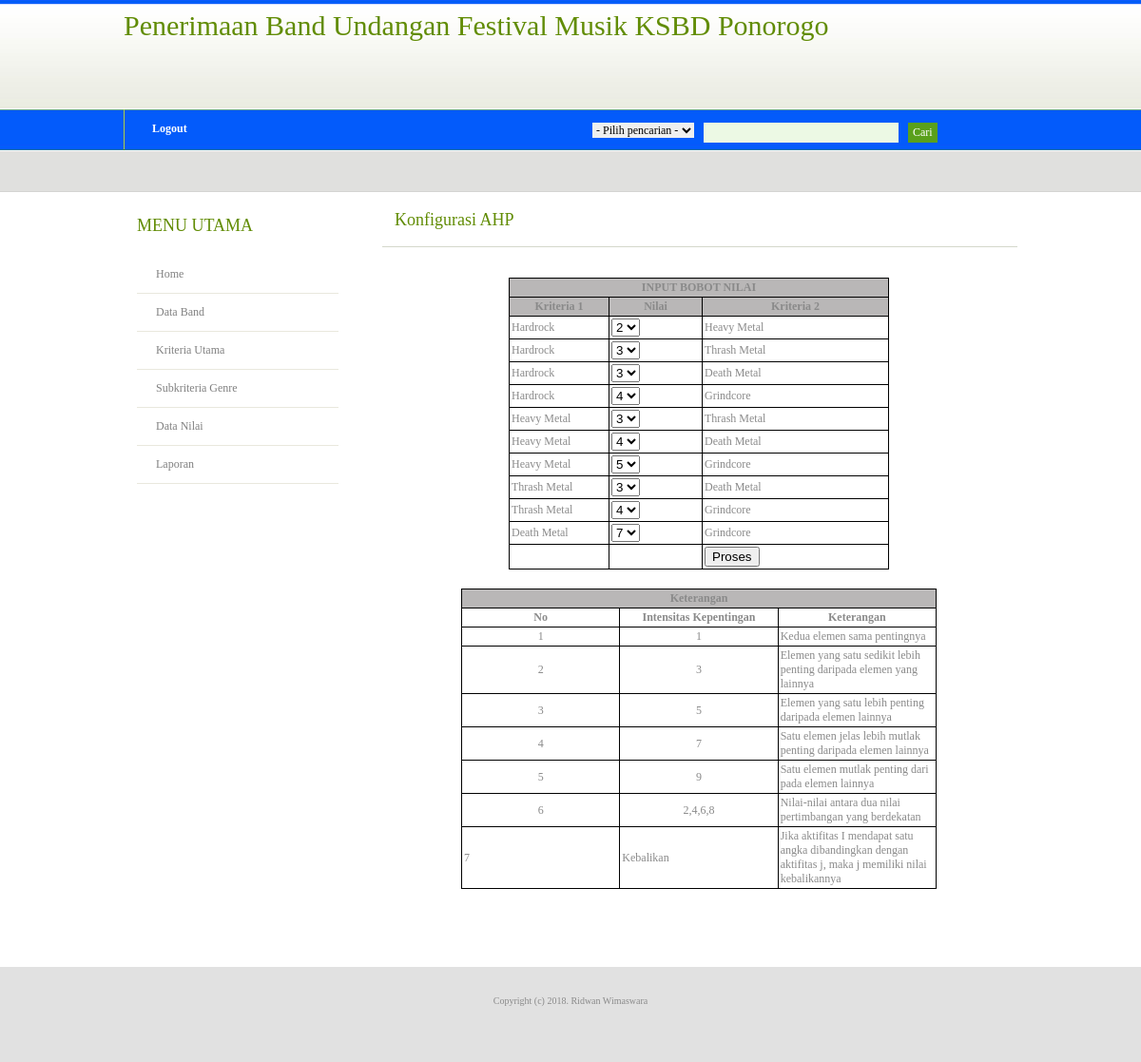
Screenshot of /home.php?mod=subkriteria_genre&pg=form_kriteria (signed in) with the database file from the repository.
### tables this page shows
CREATE TABLE IF NOT EXISTS `tb_subkriteria_genre` (
  `id_subkriteria` int(11) NOT NULL AUTO_INCREMENT,
  `nama_subkriteria` varchar(30) NOT NULL,
  `hardrock` double NOT NULL,
  `heavy_metal` double NOT NULL,
  `thrash_metal` double NOT NULL,
  `death_metal` double NOT NULL,
  `grindcore` double NOT NULL,
  PRIMARY KEY (`id_subkriteria`)
);

### isi.php (called while the page is built, shortened)
<?php
if(empty($_GET['pg'])) {
		include ('config/welcome.php');
} else {
	$pg = $_GET['pg'];
	$mod = $_GET['mod'];
	include $mod . '/' . $pg . ".php";
}
?>

### config/function.php (the view, shortened to what this page needs)
<?php
function combo_cari($kode){
	echo"<option value='' selected>- Pilih pencarian -</option>";
}
function combo_nilai($kode){
if($kode==0){
		echo "<option value='0' selected>- Pilih nilai -</option>";
	}else{
		echo "<option value='$kode' selected>$kode</option>";
	}
}
?>

### subkriteria_genre/form_kriteria.php (shortened to what this page needs)
<?php
include ('config/koneksi.php');
?>
<div class="post">
	<h2 class="title"><a href="#">Konfigurasi AHP</a></h2>
    <p class="meta"><em></em></p>
	<div class="entry">
    <p>
<?php
	$sql = "select hardrock,heavy_metal,thrash_metal,death_metal,grindcore from tb_subkriteria_genre";
	$result = mysql_query($sql) or die(mysql_error());
	while ($baris = mysql_fetch_array($result)){
		$arHeavyMetal[]=$baris['heavy_metal'];
	}
?>
<form name="form1" method="post" action="subkriteria_genre/simpan_kriteria.php">
  <div align="center">
    <table width="400" border="0" cellpadding="2" cellspacing="1" bgcolor="#000000" class="table table-condensed table-striped table-hover">
      <tbody>
      <tr>
        <td colspan="3" bgcolor="#b9b7b7" align="center"><b>INPUT BOBOT NILAI</b></td>
      </tr>
      <tr bgcolor="#b9b7b7" align="center">
      <td><b>Kriteria 1</b></td>
      <td><b>Nilai</b></td>
      <td><b>Kriteria 2</b></td>
      </tr>
      <tr bgcolor="#FFFFFF">
        <td width="100">Hardrock</td>
        <td>
        	<select id='nHardrockHeavyMetal' name='nHardrockHeavyMetal' class="required " >
						<?php combo_nilai($arHeavyMetal[0]);?>
			</select>
        </td>
        <td>Heavy Metal</td>
        </tr>
        <tr bgcolor="#FFFFFF">
        <td width="100">Hardrock</td>
        <td>
        	<select id='nHardrockThrashMetal' name='nHardrockThrashMetal' class="required " >
			</select>
        </td>
        <td>Thrash Metal</td>
      </tr>
	  <tr bgcolor="#FFFFFF">
        <td width="100">Hardrock</td>
        <td>
        	<select id='nHardrockDeathMetal' name='nHardrockDeathMetal' class="required " >
			</select>
        </td>
        <td>Death Metal</td>
      </tr>
	  <tr bgcolor="#FFFFFF">
        <td width="100">Hardrock</td>
        <td>
        	<select id='nHardrockGrindcore' name='nHardrockGrindcore' class="required " >
			</select>
        </td>
        <td>Grindcore</td>
      </tr>
	  <tr bgcolor="#FFFFFF">
        <td width="100">Heavy Metal</td>
        <td>
        	<select id='nHeavyMetalThrashMetal' name='nHeavyMetalThrashMetal' class="required " >
			</select>
        </td>
        <td>Thrash Metal</td>
      </tr>
	  <tr bgcolor="#FFFFFF">
        <td width="100">Heavy Metal</td>
        <td>
        	<select id='nHeavyMetalDeathMetal' name='nHeavyMetalDeathMetal' class="required " >
			</select>
        </td>
        <td>Death Metal</td>
      </tr>
	  <tr bgcolor="#FFFFFF">
        <td width="100">Heavy Metal</td>
        <td>
        	<select id='nHeavyMetalGrindcore' name='nHeavyMetalGrindcore' class="required " >
			</select>
        </td>
        <td>Grindcore</td>
      </tr>
	 <tr bgcolor="#FFFFFF">
        <td width="100">Thrash Metal</td>
        <td>
        	<select id='nThrashMetalDeathMetal' name='nThrashMetalDeathMetal' class="required " >
			</select>
        </td>
        <td>Death Metal</td>
      </tr>
	 <tr bgcolor="#FFFFFF">
        <td width="100">Thrash Metal</td>
        <td>
        	<select id='nThrashMetalGrindcore' name='nThrashMetalGrindcore' class="required " >
			</select>
        </td>
        <td>Grindcore</td>
      </tr>
	 <tr bgcolor="#FFFFFF">
        <td width="100">Death Metal</td>
        <td>
        	<select id='nDeathMetalGrindcore' name='nDeathMetalGrindcore' class="required " >
			</select>
        </td>
        <td>Grindcore</td>
      </tr>
      <tr bgcolor="#FFFFFF">
        <td>&nbsp;</td>
        <td>&nbsp;</td>
        <td><input type='submit' name='aksi' value='Proses'></td>
      </tr>
      </tbody>
    </table>
  </div>
</form>
<div align="center" style="margin-top:20px">
 <table width="500" border="0" cellpadding="2" cellspacing="1" bgcolor="#000000" class="table table-condensed table-striped table-hover">
   <tbody>
    <tr>
      <td colspan="7" bgcolor="#b9b7b7" align="center"><b>Keterangan</b></td>
    </tr>
    <tr bgcolor="#FFFFFF">
      <td width="100" align="center"><b>No</b></td>
      <td width="100" align="center"><b>Intensitas Kepentingan</b></td>
      <td width="100" align="center"><b>Keterangan</b></td>
    </tr>
     <tr bgcolor="#FFFFFF">
     <td align="center">1</td>
     <td align="center">1</td>
     <td>Kedua elemen sama pentingnya</td>
     </tr>
     <tr bgcolor="#FFFFFF">
     <td align="center">2</td>
     <td align="center">3</td>
     <td>Elemen yang satu sedikit lebih penting daripada elemen yang lainnya</td>
     </tr>
    <tr bgcolor="#FFFFFF">
     <td align="center">3</td>
     <td align="center">5</td>
     <td>Elemen yang satu lebih penting daripada elemen lainnya</td>
     </tr>
     <tr bgcolor="#FFFFFF">
     <td align="center">4</td>
     <td align="center">7</td>
     <td>Satu elemen jelas lebih mutlak penting daripada elemen lainnya</td>
     </tr>
     <tr bgcolor="#FFFFFF">
     <td align="center">5</td>
     <td align="center">9</td>
     <td>Satu elemen mutlak penting dari pada elemen lainnya</td>
     </tr>
     <tr bgcolor="#FFFFFF">
     <td align="center">6</td>
     <td align="center">2,4,6,8</td>
     <td>Nilai-nilai antara dua nilai pertimbangan yang berdekatan</td>
     </tr>
     <tr bgcolor="#FFFFFF">
     <td>7</td>
     <td>Kebalikan</td>
     <td>Jika aktifitas I mendapat satu angka dibandingkan dengan aktifitas j, maka j memiliki nilai kebalikannya</td>
     </tr>
    </tbody>
    </table>
    </div>
</p>
 </div>
</div>

### style.css (style rules this page uses)
body { margin: 0; padding: 0; background: #FFFFFF url(images/header.jpg) repeat-x left top; font-family: verdana; font-size: 12px; color: #8A8A8A; }
h1, h2, h3 { margin: 0; font-weight: normal; color: #618C04; }
h2 { font-size: 14px; }
p, ul, ol { margin-top: 0; line-height: 240%; text-align: justify; }
a { color: #77B003; }
.post { margin-bottom: 45px; }
.post .title { height: 44px; padding-left: 15px; }
.post .title a { text-decoration: none; font-size: 18px; color: #618C04; }
.post .meta { margin-top: -8px; margin-left: 2px; padding: 0px 30px 2px 15px; border-bottom: 1px solid #D4D8CB; font-family: verdana; font-weight: normal; font-size: 10px; color: #66665E; }
.post .entry { margin-bottom: 10px; padding: 10px 15px 10px 15px; }

### rows the page displays
tb_subkriteria_genre: nHardrockGrindcore "4", nHeavyMetalDeathMetal "4", nHeavyMetalGrindcore "5", nThrashMetalGrindcore "4"

### other values shown
form field nHardrockHeavyMetal "2"
form field nHardrockThrashMetal "3"
form field nHardrockDeathMetal "3"
form field nHeavyMetalThrashMetal "3"
form field nThrashMetalDeathMetal "3"
form field nDeathMetalGrindcore "7"
